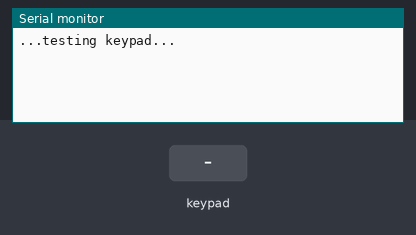
Recording of a sketch running on a simulated Arduino Uno, built with avr-gcc and run on an emulated ATmega328P. Parts: the last lines printed to the serial monitor. The inputs (shaded band) are chosen by the test bench.

Above: at 1.2 s.
1.3 s: key '1' pressed
At 2.3 s:
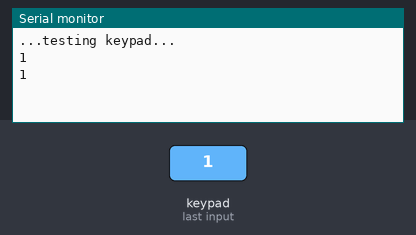
2.8 s: keypad keys 5 4 3 2 # pressed 0.4 s apart
At 4.8 s:
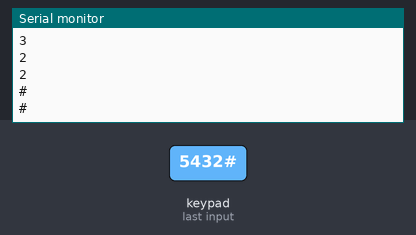
6.3 s: key '*' pressed
At 7.5 s:
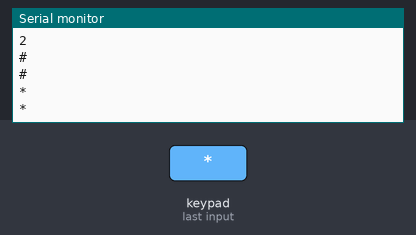
7.8 s: keypad keys 8 7 6 pressed 0.4 s apart
At 9.3 s:
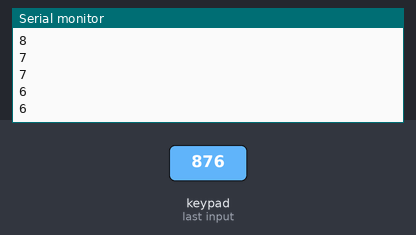
Timing chart, 0 to 10.8 s (numbered marks = the images above; inputs shaded):
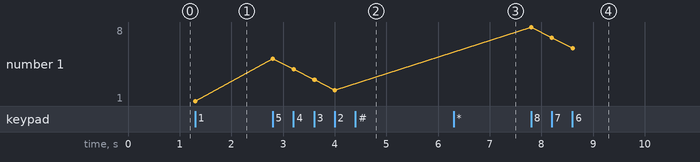

The sketch:

sketch_jun04a.ino
```cpp
#include "Keypad.h"


// keypad type definition
const byte ROWS = 4; //four rows
const byte COLS = 3; //three columns
char keys[ROWS][COLS] =
		{{'1','2','3'},
				{'4','5','6'},
				{'7','8','9'},
				{'*','0','#'}};

byte rowPins[ROWS] = {
				5, 4, 3, 2}; //connect to the row pinouts of the keypad :: pin 5-6-7 on keypad's pin
byte colPins[COLS] = {
				8, 7, 6}; // connect to the column pinouts of the keypad :: pin 4-3-2-1 on keypad's pin


Keypad keypad = Keypad( makeKeymap(keys), rowPins, colPins, ROWS, COLS );


//---------------------------
void setup()
{
		Serial.begin(9600);
		Serial.println("...testing keypad...");
}

//-----------------------------
void loop()
{
				char key = keypad.getKey();
				if (key != NO_KEY)
				{
								Serial.println(key);
								Serial.println(key);
				}
}
```

Measured:
- after the input at 1.3 s, the serial monitor: prints a new line at once (image 1)
- after the input at 2.8 s, the serial monitor: prints a new line at once (image 2)
- after the input at 6.3 s, the serial monitor: prints a new line at once (image 3)
- after the input at 7.8 s, the serial monitor: prints a new line at once (image 4)
- plotted number 1: 1 → 2 after the input at 2.8 s, 2 → 6 after the input at 7.8 s
